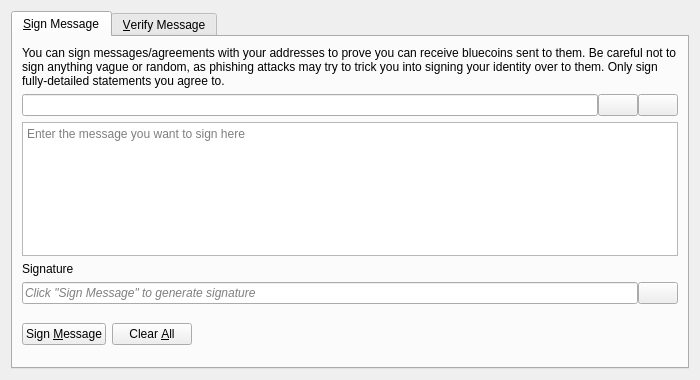
<?xml version="1.0" encoding="UTF-8"?>
<ui version="4.0">
 <class>SignVerifyMessageDialog</class>
 <widget class="QDialog" name="SignVerifyMessageDialog">
  <property name="geometry">
   <rect>
    <x>0</x>
    <y>0</y>
    <width>700</width>
    <height>380</height>
   </rect>
  </property>
  <property name="windowTitle">
   <string>Signatures - Sign / Verify a Message</string>
  </property>
  <property name="modal">
   <bool>true</bool>
  </property>
  <layout class="QVBoxLayout" name="verticalLayout">
   <item>
    <widget class="QTabWidget" name="tabWidget">
     <property name="currentIndex">
      <number>0</number>
     </property>
     <widget class="QWidget" name="tabSignMessage">
      <attribute name="title">
       <string>&amp;Sign Message</string>
      </attribute>
      <layout class="QVBoxLayout" name="verticalLayout_SM">
       <item>
        <widget class="QLabel" name="infoLabel_SM">
         <property name="text">
          <string>You can sign messages/agreements with your addresses to prove you can receive bluecoins sent to them. Be careful not to sign anything vague or random, as phishing attacks may try to trick you into signing your identity over to them. Only sign fully-detailed statements you agree to.</string>
         </property>
         <property name="textFormat">
          <enum>Qt::PlainText</enum>
         </property>
         <property name="wordWrap">
          <bool>true</bool>
         </property>
        </widget>
       </item>
       <item>
        <layout class="QHBoxLayout" name="horizontalLayout_1_SM">
         <property name="spacing">
          <number>0</number>
         </property>
         <item>
          <widget class="QValidatedLineEdit" name="addressIn_SM">
           <property name="toolTip">
            <string>The Bluecoin address to sign the message with</string>
           </property>
          </widget>
         </item>
         <item>
          <widget class="QPushButton" name="addressBookButton_SM">
           <property name="toolTip">
            <string>Choose previously used address</string>
           </property>
           <property name="text">
            <string/>
           </property>
           <property name="icon">
            <iconset resource="../bluecoin.qrc">
             <normaloff>:/icons/address-book</normaloff>:/icons/address-book</iconset>
           </property>
           <property name="shortcut">
            <string>Alt+A</string>
           </property>
           <property name="autoDefault">
            <bool>false</bool>
           </property>
          </widget>
         </item>
         <item>
          <widget class="QPushButton" name="pasteButton_SM">
           <property name="toolTip">
            <string>Paste address from clipboard</string>
           </property>
           <property name="text">
            <string/>
           </property>
           <property name="icon">
            <iconset resource="../bluecoin.qrc">
             <normaloff>:/icons/editpaste</normaloff>:/icons/editpaste</iconset>
           </property>
           <property name="shortcut">
            <string>Alt+P</string>
           </property>
           <property name="autoDefault">
            <bool>false</bool>
           </property>
          </widget>
         </item>
        </layout>
       </item>
       <item>
        <widget class="QPlainTextEdit" name="messageIn_SM">
         <property name="toolTip">
          <string>Enter the message you want to sign here</string>
         </property>
         <property name="placeholderText">
          <string>Enter the message you want to sign here</string>
         </property>
        </widget>
       </item>
       <item>
        <widget class="QLabel" name="signatureLabel_SM">
         <property name="text">
          <string>Signature</string>
         </property>
         <property name="textFormat">
          <enum>Qt::PlainText</enum>
         </property>
        </widget>
       </item>
       <item>
        <layout class="QHBoxLayout" name="horizontalLayout_2_SM">
         <property name="spacing">
          <number>0</number>
         </property>
         <item>
          <widget class="QLineEdit" name="signatureOut_SM">
           <property name="placeholderText">
            <string>Click "Sign Message" to generate signature</string>
           </property>
           <property name="font">
            <font>
             <italic>true</italic>
            </font>
           </property>
           <property name="readOnly">
            <bool>true</bool>
           </property>
          </widget>
         </item>
         <item>
          <widget class="QPushButton" name="copySignatureButton_SM">
           <property name="toolTip">
            <string>Copy the current signature to the system clipboard</string>
           </property>
           <property name="text">
            <string/>
           </property>
           <property name="icon">
            <iconset resource="../bluecoin.qrc">
             <normaloff>:/icons/editcopy</normaloff>:/icons/editcopy</iconset>
           </property>
           <property name="autoDefault">
            <bool>false</bool>
           </property>
          </widget>
         </item>
        </layout>
       </item>
       <item>
        <layout class="QHBoxLayout" name="horizontalLayout_3_SM">
         <item>
          <widget class="QPushButton" name="signMessageButton_SM">
           <property name="toolTip">
            <string>Sign the message to prove you own this Bluecoin address</string>
           </property>
           <property name="text">
            <string>Sign &amp;Message</string>
           </property>
           <property name="icon">
            <iconset resource="../bluecoin.qrc">
             <normaloff>:/icons/edit</normaloff>:/icons/edit</iconset>
           </property>
           <property name="autoDefault">
            <bool>false</bool>
           </property>
          </widget>
         </item>
         <item>
          <widget class="QPushButton" name="clearButton_SM">
           <property name="toolTip">
            <string>Reset all sign message fields</string>
           </property>
           <property name="text">
            <string>Clear &amp;All</string>
           </property>
           <property name="icon">
            <iconset resource="../bluecoin.qrc">
             <normaloff>:/icons/remove</normaloff>:/icons/remove</iconset>
           </property>
           <property name="autoDefault">
            <bool>false</bool>
           </property>
          </widget>
         </item>
         <item>
          <spacer name="horizontalSpacer_1_SM">
           <property name="orientation">
            <enum>Qt::Horizontal</enum>
           </property>
           <property name="sizeHint" stdset="0">
            <size>
             <width>40</width>
             <height>48</height>
            </size>
           </property>
          </spacer>
         </item>
         <item>
          <widget class="QLabel" name="statusLabel_SM">
           <property name="font">
            <font>
             <weight>75</weight>
             <bold>true</bold>
            </font>
           </property>
           <property name="text">
            <string/>
           </property>
           <property name="wordWrap">
            <bool>true</bool>
           </property>
          </widget>
         </item>
         <item>
          <spacer name="horizontalSpacer_2_SM">
           <property name="orientation">
            <enum>Qt::Horizontal</enum>
           </property>
           <property name="sizeHint" stdset="0">
            <size>
             <width>40</width>
             <height>48</height>
            </size>
           </property>
          </spacer>
         </item>
        </layout>
       </item>
      </layout>
     </widget>
     <widget class="QWidget" name="tabVerifyMessage">
      <attribute name="title">
       <string>&amp;Verify Message</string>
      </attribute>
      <layout class="QVBoxLayout" name="verticalLayout_VM">
       <item>
        <widget class="QLabel" name="infoLabel_VM">
         <property name="text">
          <string>Enter the receiver's address, message (ensure you copy line breaks, spaces, tabs, etc. exactly) and signature below to verify the message. Be careful not to read more into the signature than what is in the signed message itself, to avoid being tricked by a man-in-the-middle attack. Note that this only proves the signing party receives with the address, it cannot prove sendership of any transaction!</string>
         </property>
         <property name="textFormat">
          <enum>Qt::PlainText</enum>
         </property>
         <property name="alignment">
          <set>Qt::AlignLeading|Qt::AlignLeft|Qt::AlignTop</set>
         </property>
         <property name="wordWrap">
          <bool>true</bool>
         </property>
        </widget>
       </item>
       <item>
        <layout class="QHBoxLayout" name="horizontalLayout_1_VM">
         <property name="spacing">
          <number>0</number>
         </property>
         <item>
          <widget class="QValidatedLineEdit" name="addressIn_VM">
           <property name="toolTip">
            <string>The Bluecoin address the message was signed with</string>
           </property>
          </widget>
         </item>
         <item>
          <widget class="QPushButton" name="addressBookButton_VM">
           <property name="toolTip">
            <string>Choose previously used address</string>
           </property>
           <property name="text">
            <string/>
           </property>
           <property name="icon">
            <iconset resource="../bluecoin.qrc">
             <normaloff>:/icons/address-book</normaloff>:/icons/address-book</iconset>
           </property>
           <property name="shortcut">
            <string>Alt+A</string>
           </property>
           <property name="autoDefault">
            <bool>false</bool>
           </property>
          </widget>
         </item>
        </layout>
       </item>
       <item>
        <widget class="QPlainTextEdit" name="messageIn_VM">
          <property name="toolTip">
            <string>The signed message to verify</string>
          </property>
          <property name="placeholderText">
            <string>The signed message to verify</string>
          </property>
        </widget>
       </item>
       <item>
        <widget class="QValidatedLineEdit" name="signatureIn_VM">
          <property name="toolTip">
            <string>The signature given when the message was signed</string>
          </property>
          <property name="placeholderText">
            <string>The signature given when the message was signed</string>
          </property>
        </widget>
       </item>
       <item>
        <layout class="QHBoxLayout" name="horizontalLayout_2_VM">
         <item>
          <widget class="QPushButton" name="verifyMessageButton_VM">
           <property name="toolTip">
            <string>Verify the message to ensure it was signed with the specified Bluecoin address</string>
           </property>
           <property name="text">
            <string>Verify &amp;Message</string>
           </property>
           <property name="icon">
            <iconset resource="../bluecoin.qrc">
             <normaloff>:/icons/transaction_0</normaloff>:/icons/transaction_0</iconset>
           </property>
           <property name="autoDefault">
            <bool>false</bool>
           </property>
          </widget>
         </item>
         <item>
          <widget class="QPushButton" name="clearButton_VM">
           <property name="toolTip">
            <string>Reset all verify message fields</string>
           </property>
           <property name="text">
            <string>Clear &amp;All</string>
           </property>
           <property name="icon">
            <iconset resource="../bluecoin.qrc">
             <normaloff>:/icons/remove</normaloff>:/icons/remove</iconset>
           </property>
           <property name="autoDefault">
            <bool>false</bool>
           </property>
          </widget>
         </item>
         <item>
          <spacer name="horizontalSpacer_1_VM">
           <property name="orientation">
            <enum>Qt::Horizontal</enum>
           </property>
           <property name="sizeHint" stdset="0">
            <size>
             <width>40</width>
             <height>48</height>
            </size>
           </property>
          </spacer>
         </item>
         <item>
          <widget class="QLabel" name="statusLabel_VM">
           <property name="font">
            <font>
             <weight>75</weight>
             <bold>true</bold>
            </font>
           </property>
           <property name="text">
            <string/>
           </property>
           <property name="wordWrap">
            <bool>true</bool>
           </property>
          </widget>
         </item>
         <item>
          <spacer name="horizontalSpacer_2_VM">
           <property name="orientation">
            <enum>Qt::Horizontal</enum>
           </property>
           <property name="sizeHint" stdset="0">
            <size>
             <width>40</width>
             <height>48</height>
            </size>
           </property>
          </spacer>
         </item>
        </layout>
       </item>
      </layout>
     </widget>
    </widget>
   </item>
  </layout>
 </widget>
 <customwidgets>
  <customwidget>
   <class>QValidatedLineEdit</class>
   <extends>QLineEdit</extends>
   <header>qt/qvalidatedlineedit.h</header>
  </customwidget>
 </customwidgets>
 <resources>
  <include location="../bluecoin.qrc"/>
 </resources>
 <connections/>
</ui>
